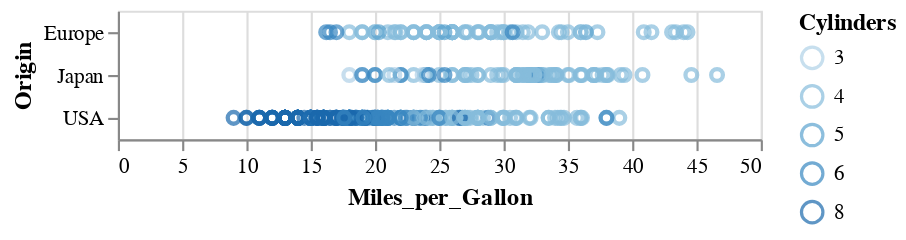

Notebook cell for this chart:
### Markdown cell above
As you can see, it is very easy to make logical changes to the layout.

Notice how the `color` option works for real values (this case) and discrete categories (the case above with `color='Origin'`).

What does this next code do? That is, what is the ":O"? [hint](https://altair-viz.github.io/user_guide/encodings/index.html#encoding-data-types)

### Code cell
alt.Chart(cars).mark_point().encode(
    y='Origin',
    x='Miles_per_Gallon',
    color='Cylinders:O',
).interactive()

### Figure 1 — Vega-Lite specification as saved in the notebook (floating-point values rounded to 4 significant figures; data arrays with more than 128 entries replaced by an {"elided": "..."} marker saying what was removed)
{"$schema": "https://vega.github.io/schema/vega-lite/v5.20.1.json", "config": {"view": {"continuousHeight": 300, "continuousWidth": 300}}, "data": {"name": "data-583e73726c1545c56c203344161a975c"}, "datasets": {"data-583e73726c1545c56c203344161a975c": {"elided": "406 records"}}, "encoding": {"color": {"field": "Cylinders", "type": "ordinal"}, "x": {"field": "Miles_per_Gallon", "type": "quantitative"}, "y": {"field": "Origin", "type": "nominal"}}, "mark": {"type": "point"}, "params": [{"bind": "scales", "name": "param_49", "select": {"encodings": ["x", "y"], "type": "interval"}}]}
